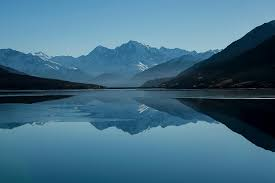
#> input picture landscape.jpg, 275 x 183 px
$ python act-1.py   (older library calls are emulated)
#> lines starting #> are read from the running program, lines starting #| are printed output that depends on the picture
import cv2
import numpy as np
import matplotlib.pyplot as plt
def display_image(title,image):
  """utility function to display an RGB image"""
  plt.figure(figsize=(10,10))
  if len(image.shape) == 2:
    plt.imshow(image, cmap='gray')
  else:
    plt.imshow(cv2.cvtColor(image, cv2.COLOR_BGR2RGB))
  plt.title(title)
  plt.axis('off')
  plt.show()

def interactive_edge_detection(image_path):
#> called with image_path = 'landscape.jpg'
  image=cv2.imread(image_path)
#> image is the input picture: shape (183, 275, 3); mean B, G, R 131.8, 108.5, 65.2
  if image is None:
    print("Error: Could not read image.")
    return
  gray_image=cv2.cvtColor(image,cv2.COLOR_BGR2GRAY)
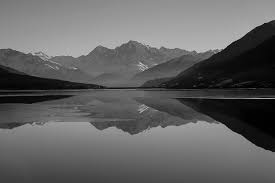
#> gray_image: shape (183, 275); min 1, max 205, mean 98.2
  display_image("Grayscale Image",gray_image)
  print("select an option")
  print("1. Sobel Edge Detection")
  print("2. Canny Edge Detection")
  print("3. Laplacian Edge Detection")
  print("4. Gaussian Blur Edge Detection")
  print("5. Meadian Filtering")
  print("6. Exit")
  while True:
    choice=input("Please enter your choice:")
    if choice=="1":
      sobel_x=cv2.Sobel(gray_image,cv2.CV_64F,1,0,ksize=5)
      sobel_y=cv2.Sobel(gray_image,cv2.CV_64F,0,1,ksize=5)
      combined_sobel=cv2.bitwise_or(sobel_x.astype(np.uint8),sobel_y.astype(np.uint8))
      display_image(combined_sobel,"Sobel Edge Detection")
    elif choice=="2":
      print("Adjust threshold values for Canny Edge Detection")
      low_threshold=int(input("Enter low threshold value:"))
      high_threshold=int(input("Enter high threshold value:"))
      edges=cv2.Canny(gray_image,low_threshold,high_threshold)
      display_image(edges,"Canny Edge Detection")
    elif choice=="3":
      laplacian=cv2.Laplacian(gray_image,cv2.CV_64F)
      display_image(laplacian.astype(np.uint8),"Laplacian Edge Detection")
    elif choice=="4":
      print("Adjust kernel size for Gaussian Blur Edge Detection")
      kernel_size=int(input("Enter kernel size:"))
      blurred_image=cv2.GaussianBlur(gray_image,(kernel_size,kernel_size),0)
      display_image("Gaussian Blur Edge Detection",blurred_image)
    elif choice=="5":
      print("Adjust kernel size for Median Filtering")
      kernel_size=int(input("Enter kernel size:"))
      median_image=cv2.medianBlur(gray_image,kernel_size)
      display_image("Median Filtered Image",median_image)
    elif choice=="6":
      break
    else:
      print("Invalid choice. Please try again.")
#> this loop made 1 pass; the answer given on pass 1: 1
#> pass 1, in interactive_edge_detection, `sobel_x=cv2.Sobel(gray_image,cv2.CV_64F,1,0,ksize=5)`:
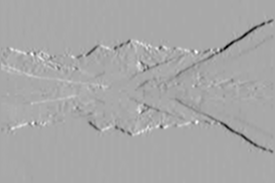
#> sobel_x: shape (183, 275) float64; min -5129, max 2628, mean -18.3; drawn with min black and max white
#> pass 1, in interactive_edge_detection, `sobel_y=cv2.Sobel(gray_image,cv2.CV_64F,0,1,ksize=5)`:
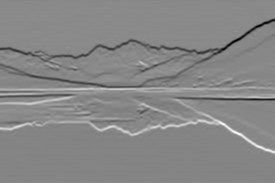
#> sobel_y: shape (183, 275) float64; min -6895, max 6035, mean -46.3; drawn with min black and max white
#> pass 1, in interactive_edge_detection, `combined_sobel=cv2.bitwise_or(sobel_x.astype(np.uint8),sobel_y.astype(..`:
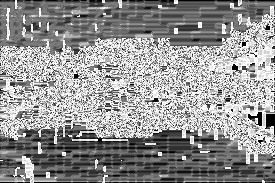
#> combined_sobel: shape (183, 275); min 0, max 255, mean 146.4
#> (the run stopped early here; a loop or call above may not have finished)
